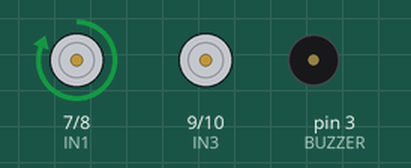
This sketch was run on a simulated Arduino Mega 2560, built with avr-gcc and run on an emulated ATmega2560. On the bench: motor-driver pin pairs drawn as motors (green arrow = first pin HIGH = forward, orange = second pin HIGH = backward, longer = more drive, scaled by the enable pin), buzzer (waves = sounding, pin HIGH).

Above: at 1.2 s.
At 4.8 s:
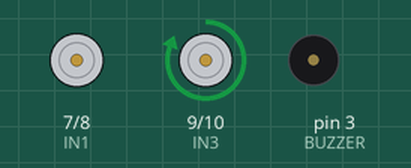
At 8.6 s:
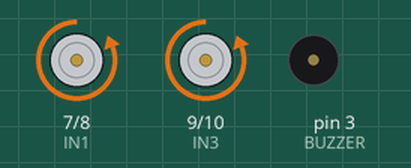
At 10.6 s:
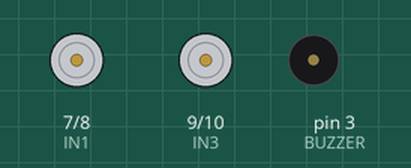
At 14.95 s:
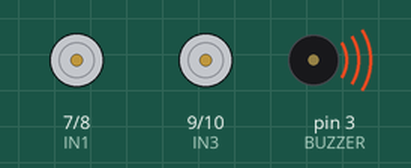
Timing chart, 0 to 15.2 s (numbered marks = the images above):
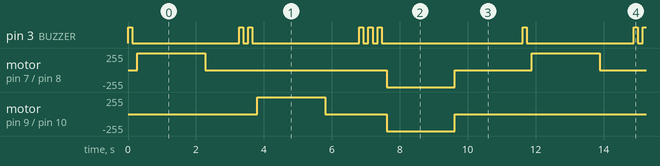

Measured:
- by itself, motor on pin 7 (IN1) / pin 8 (IN2): repeats every 11.6 s: stopped 5.4 s, backward 255/255 2.0 s, stopped 2.3 s, forward 255/255 2.0 s
- by itself, motor on pin 9 (IN3) / pin 10 (IN4): repeats every 11.6 s: stopped 1.8 s, backward 255/255 2.0 s, stopped 5.8 s, forward 255/255 2.0 s
- by itself, pin 3 (BUZZER): repeats every 11.6 s: LOW 3.2 s, HIGH 0.12 s, LOW 0.15 s, HIGH 0.12 s, LOW 3.2 s, 2 × (HIGH 0.12 s, LOW 0.15 s), HIGH 0.12 s, LOW 4.2 s, HIGH 0.12 s

The sketch:

motor_test.ino
```cpp
/*
  ПРОВЕРКА МОТОРОВ — самая простая программа, без пульта и без датчиков.
  Залей в Mega, отключи USB-кабель от Mac (или оставь — не важно),
  включи батарею, ПОДНИМИ робота, чтобы колёса висели в воздухе.

  По кругу повторяется:
    пик       -> ЛЕВЫЕ колёса вперёд 2 с на ПОЛНОЙ скорости
    пик-пик   -> ПРАВЫЕ колёса вперёд 2 с
    пик-пик-пик -> ВСЕ колёса назад 2 с
  Пищалка пищит = программа работает. Если пищит, а колёса стоят —
  проблема в питании моторов или в проводах L298N, а не в коде.
*/

const int ENA = 5, IN1 = 7, IN2 = 8;    // левая сторона (по проводам)
const int ENB = 6, IN3 = 9, IN4 = 10;   // правая сторона
const int BUZZER = 3;

void beeps(int n) {
  for (int i = 0; i < n; i++) { digitalWrite(BUZZER, HIGH); delay(120); digitalWrite(BUZZER, LOW); delay(150); }
}

void sideA(int dir) {   // dir: 1 вперёд, -1 назад, 0 стоп
  digitalWrite(IN1, dir > 0); digitalWrite(IN2, dir < 0); analogWrite(ENA, dir ? 255 : 0);
}
void sideB(int dir) {
  digitalWrite(IN3, dir > 0); digitalWrite(IN4, dir < 0); analogWrite(ENB, dir ? 255 : 0);
}

void setup() {
  int pins[] = {ENA, IN1, IN2, ENB, IN3, IN4, BUZZER};
  for (int p : pins) pinMode(p, OUTPUT);
}

void loop() {
  beeps(1); sideA(1);              delay(2000); sideA(0); delay(1000);
  beeps(2); sideB(1);              delay(2000); sideB(0); delay(1000);
  beeps(3); sideA(-1); sideB(-1);  delay(2000); sideA(0); sideB(0); delay(2000);
}
```
